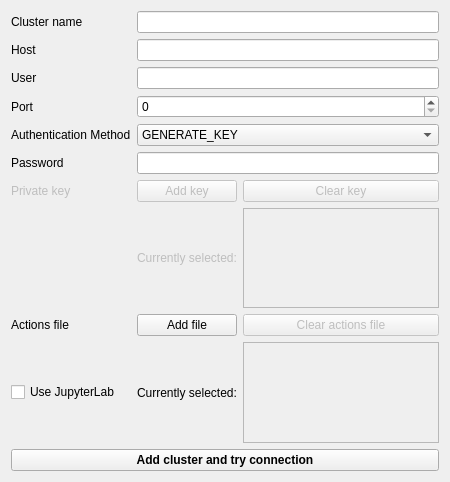
<?xml version="1.0" encoding="UTF-8"?>
<ui version="4.0">
 <class>Form</class>
 <widget class="QWidget" name="Form">
  <property name="geometry">
   <rect>
    <x>0</x>
    <y>0</y>
    <width>450</width>
    <height>482</height>
   </rect>
  </property>
  <property name="windowTitle">
   <string>Form</string>
  </property>
  <layout class="QGridLayout" name="gridLayout">
   <item row="5" column="1" colspan="2">
    <widget class="QLineEdit" name="password_edit"/>
   </item>
   <item row="5" column="0">
    <widget class="QLabel" name="password_label">
     <property name="text">
      <string>Password</string>
     </property>
    </widget>
   </item>
   <item row="9" column="0">
    <widget class="QLabel" name="actions_file_label">
     <property name="text">
      <string>Actions file</string>
     </property>
    </widget>
   </item>
   <item row="1" column="1" colspan="2">
    <widget class="QLineEdit" name="host_edit"/>
   </item>
   <item row="1" column="0">
    <widget class="QLabel" name="host_label">
     <property name="text">
      <string>Host</string>
     </property>
    </widget>
   </item>
   <item row="9" column="1">
    <widget class="QPushButton" name="add_actions_file_button">
     <property name="text">
      <string>Add file</string>
     </property>
    </widget>
   </item>
   <item row="10" column="1">
    <widget class="QLabel" name="currently_selected_file_label">
     <property name="font">
      <font>
       <italic>false</italic>
      </font>
     </property>
     <property name="text">
      <string>Currently selected:</string>
     </property>
    </widget>
   </item>
   <item row="7" column="0">
    <widget class="QLabel" name="private_key_label">
     <property name="enabled">
      <bool>false</bool>
     </property>
     <property name="text">
      <string>Private key</string>
     </property>
    </widget>
   </item>
   <item row="7" column="1">
    <widget class="QPushButton" name="add_key_button">
     <property name="enabled">
      <bool>false</bool>
     </property>
     <property name="text">
      <string>Add key</string>
     </property>
    </widget>
   </item>
   <item row="9" column="2">
    <widget class="QPushButton" name="clear_actions_file_button">
     <property name="enabled">
      <bool>false</bool>
     </property>
     <property name="text">
      <string>Clear actions file</string>
     </property>
    </widget>
   </item>
   <item row="10" column="0">
    <widget class="QCheckBox" name="use_jupyter_lab_check_box">
     <property name="text">
      <string>Use JupyterLab</string>
     </property>
    </widget>
   </item>
   <item row="10" column="2">
    <widget class="QTextBrowser" name="selected_file_path_browser">
     <property name="enabled">
      <bool>false</bool>
     </property>
     <property name="sizePolicy">
      <sizepolicy hsizetype="Expanding" vsizetype="Expanding">
       <horstretch>0</horstretch>
       <verstretch>0</verstretch>
      </sizepolicy>
     </property>
    </widget>
   </item>
   <item row="0" column="0">
    <widget class="QLabel" name="cluster_name_label">
     <property name="text">
      <string>Cluster name</string>
     </property>
    </widget>
   </item>
   <item row="11" column="0" colspan="3">
    <widget class="QPushButton" name="add_cluster_button">
     <property name="font">
      <font>
       <weight>75</weight>
       <bold>true</bold>
      </font>
     </property>
     <property name="text">
      <string>Add cluster and try connection</string>
     </property>
    </widget>
   </item>
   <item row="2" column="1" colspan="2">
    <widget class="QLineEdit" name="user_edit"/>
   </item>
   <item row="7" column="2">
    <widget class="QPushButton" name="clear_key_button">
     <property name="enabled">
      <bool>false</bool>
     </property>
     <property name="text">
      <string>Clear key</string>
     </property>
    </widget>
   </item>
   <item row="3" column="1" colspan="2">
    <widget class="QSpinBox" name="port_edit"/>
   </item>
   <item row="0" column="1" colspan="2">
    <widget class="QLineEdit" name="cluster_name_addc_edit"/>
   </item>
   <item row="2" column="0">
    <widget class="QLabel" name="user_label">
     <property name="text">
      <string>User</string>
     </property>
    </widget>
   </item>
   <item row="8" column="1">
    <widget class="QLabel" name="currently_selected_key">
     <property name="enabled">
      <bool>false</bool>
     </property>
     <property name="text">
      <string>Currently selected:</string>
     </property>
    </widget>
   </item>
   <item row="3" column="0">
    <widget class="QLabel" name="port_label">
     <property name="text">
      <string>Port</string>
     </property>
    </widget>
   </item>
   <item row="8" column="2">
    <widget class="QTextBrowser" name="selected_key_browser">
     <property name="enabled">
      <bool>false</bool>
     </property>
    </widget>
   </item>
   <item row="4" column="0">
    <widget class="QLabel" name="auth_method_label">
     <property name="text">
      <string>Authentication Method</string>
     </property>
    </widget>
   </item>
   <item row="4" column="1" colspan="2">
    <widget class="QComboBox" name="auth_method_box">
     <item>
      <property name="text">
       <string>GENERATE_KEY</string>
      </property>
     </item>
     <item>
      <property name="text">
       <string>PRIVATE_KEY</string>
      </property>
     </item>
    </widget>
   </item>
  </layout>
 </widget>
 <tabstops>
  <tabstop>cluster_name_addc_edit</tabstop>
  <tabstop>host_edit</tabstop>
  <tabstop>user_edit</tabstop>
  <tabstop>port_edit</tabstop>
  <tabstop>auth_method_box</tabstop>
  <tabstop>password_edit</tabstop>
  <tabstop>add_key_button</tabstop>
  <tabstop>add_actions_file_button</tabstop>
  <tabstop>use_jupyter_lab_check_box</tabstop>
  <tabstop>add_cluster_button</tabstop>
  <tabstop>clear_key_button</tabstop>
  <tabstop>selected_key_browser</tabstop>
  <tabstop>clear_actions_file_button</tabstop>
  <tabstop>selected_file_path_browser</tabstop>
 </tabstops>
 <resources/>
 <connections/>
</ui>
